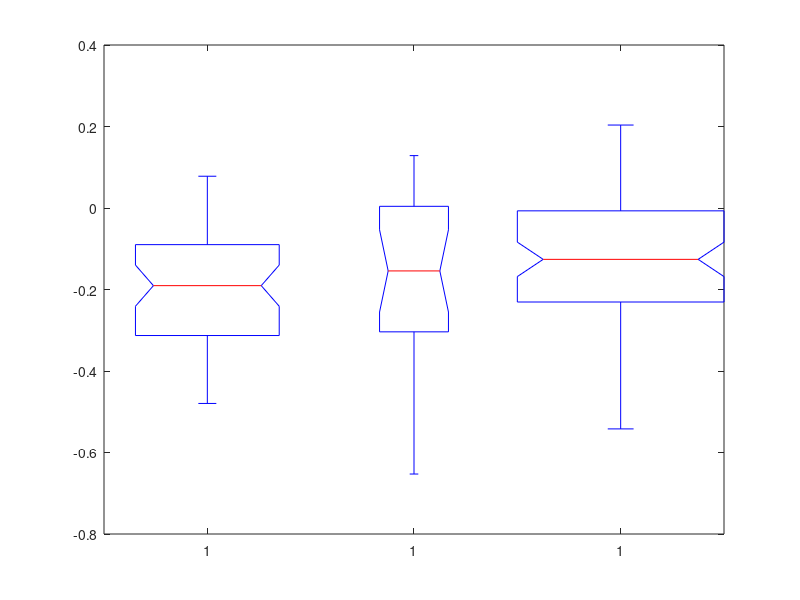

Source code (MATLAB): (Note: this script raises an error after producing the figure.)
clear
load('figs13_new_1.mat','cp_s*','csf_ptau_s*','csf_tau_s*','csf_abeta_s*','suvr_s*','id_test*','cp_208_regr','idx_s*')

cp_s1=cp_208_regr(idx_s1);
cp_s2=cp_208_regr(idx_s2);
cp_s3=cp_208_regr(idx_s3);


figure('color','w'),
 [~,p1,~,tstat1]=ttest2(cp_s2,cp_s1)
 [~,p2,~,tstat2]=ttest2(cp_s3,cp_s1)
 [~,p3,~,tstat3]=ttest2(cp_s3,cp_s2)


group=[ones(size(cp_s1));2*ones(size(cp_s2));3*ones(size(cp_s3))];
colors(3,:)=[0.6350 0.6350 0.6350];
colors(2,:)=[0.8500 0.3250 0.0980];
colors(1,:)=[0 0.4470 0.7410];

h=boxplot([cp_s1;cp_s2;cp_s3],group,'Notch','on','Widths',0.5);
set(h,'linewidth',2,'Color',[0.5 0.5 0.5])
set(gca,'XTickLabel',{'s1','s2','s3'});
h2=findobj(gca,'Tag','Box');
for j=1:3
    patch(get(h2(j),'Xdata'),get(h2(j),'YData'), colors(j,:),'FaceAlpha',0.8);
end
set(gca,'fontsize', 30),
set(gca,'linewidth',2);
yticks([-0.6 -0.3 0 0.3]);
ylim([-0.7 0.3]);
%%
dc=zeros(length(cp_208_regr),1);
dc(idx_s1)=1;
dc(idx_s2)=2;
dc(idx_s3)=3;

[B,dev,stats] = mnrfit(cp_208_regr,dc,'model','ordinal')
stats.p(end)


%%

figure('color','w','Position', [500 500 1800 2500]),
ax=subplot(251),
[r1,p1]=corr(cp_s1,suvr_s1,'rows','pairwise','type','spearman');
plot(cp_s1,suvr_s1,'.','MarkerSize',30,'MarkerEdgeColor',[0.6350 0.6350 0.6350]),
title(['r1=',num2str(r1),'  p1=',num2str(p1)]),
%xlim([-.8 .4]),xticks([-0.8 -0.4 0 0.4])
h2 = lsline(ax);
h2.LineWidth = 3;
h2.Color = 'k';
set(gca,'fontsize', 20),
set(gca,'linewidth',3),
box off,


ax=subplot(2,5,6),
[r3,p3]=corr(cp_s3,suvr_s3,'rows','pairwise','type','spearman');
plot(cp_s3,suvr_s3,'.','MarkerSize',30,'MarkerEdgeColor',[0 0.4470 0.7410]),
title(['r3=',num2str(r3),'  p3=',num2str(p3)]),
%xlim([-.8 .4]),xticks([-0.8 -0.4 0 0.4])
h2 = lsline(ax);
h2.LineWidth = 3;
h2.Color = 'k';
set(gca,'fontsize', 20),
set(gca,'linewidth',3),
box off,
%%


%figure('color','w','Position', [100 100 1800 550]),
ax=subplot(253),
[r1,p1]=corr(cp_s1,csf_abeta_s1,'rows','pairwise','type','spearman');
plot(cp_s1,csf_abeta_s1,'.','MarkerSize',30,'Color',[0.6350 0.6350 0.6350]),
title(['r1=',num2str(r1),'  p1=',num2str(p1)]),
%xlim([-.8 .4]),xticks([-0.8 -0.4 0 0.4])
h2 = lsline(ax);
h2.LineWidth = 3;
h2.Color = 'k';
set(gca,'fontsize', 20),
set(gca,'linewidth',3),
box off,

ax=subplot(2,5,8),
[r3,p3]=corr(cp_s3,csf_abeta_s3,'rows','pairwise','type','spearman');
plot(cp_s3,csf_abeta_s3,'.','MarkerSize',30,'Color',[0 0.4470 0.7410]),
title(['r3=',num2str(r3),'  p3=',num2str(p3)]),
%xlim([-.8 .4]),xticks([-0.8 -0.4 0 0.4]),ylim([4.4 5.3]),
h2 = lsline(ax);
h2.LineWidth = 3;
h2.Color = 'k';
set(gca,'fontsize', 20),
set(gca,'linewidth',3),
box off,


%%



%figure('color','w','Position', [500 500 1800 550]),
ax=subplot(2,5,4),
[r1,p1]=corr(cp_s1,csf_tau_s1,'rows','pairwise','type','spearman');
plot(cp_s1,csf_tau_s1,'.','MarkerSize',30,'MarkerEdgeColor',[0.6350 0.6350 0.6350]),
title(['r1=',num2str(r1),'  p1=',num2str(p1)]),
%xlim([-.8 .4]),xticks([-0.8 -0.4 0 0.4])
h2 = lsline(ax);
h2.LineWidth = 3;
h2.Color = 'k';
set(gca,'fontsize', 20),
set(gca,'linewidth',3),
box off,

ax=subplot(2,5,9),
[r3,p3]=corr(cp_s3,csf_tau_s3,'rows','pairwise','type','spearman');
plot(cp_s3,csf_tau_s3,'.','MarkerSize',30,'Color',[0 0.4470 0.7410]),
title(['r3=',num2str(r3),'  p3=',num2str(p3)]),
%xlim([-.8 .4]),xticks([-0.8 -0.4 0 0.4]),ylim([3.5 6.2]),
h2 = lsline(ax);
h2.LineWidth = 3;
h2.Color = 'k';
set(gca,'fontsize', 20),
set(gca,'linewidth',2.6),
box off,
%%



%figure('color','w','Position', [500 500 1800 550]),
ax=subplot(2,5,5),
[r1,p1]=corr(cp_s1,csf_ptau_s1,'rows','pairwise','type','spearman');
plot(cp_s1,csf_ptau_s1,'.','MarkerSize',30,'MarkerEdgeColor',[0.6350 0.6350 0.6350]),
title(['r1=',num2str(r1),'  p1=',num2str(p1)]),
%xlim([-.8 .4]),xticks([-0.8 -0.4 0 0.4])
h2 = lsline(ax);
h2.LineWidth = 3;
h2.Color = 'k';
set(gca,'fontsize', 20),
set(gca,'linewidth',3),
box off,


ax=subplot(2,5,10),
[r3,p3]=corr(cp_s3,csf_ptau_s3,'rows','pairwise','type','spearman');
plot(cp_s3,csf_ptau_s3,'.','MarkerSize',30,'Color',[0 0.4470 0.7410]),
title(['r3=',num2str(r3),'  p3=',num2str(p3)]),
%xlim([-.8 .4]),xticks([-0.8 -0.4 0 0.4]),ylim([2.5 5.2]),
h2 = lsline(ax);
h2.LineWidth = 3;
h2.Color = 'k';
set(gca,'fontsize', 20),
set(gca,'linewidth',3),

box off,

%%
longi=load('figs13_new_2.mat','cp_s*','suvr_longi_s*')

ax=subplot(252),
[r1,p1]=corr(longi.cp_s1,longi.suvr_longi_s1,'rows','pairwise','type','spearman')
plot(longi.cp_s1,longi.suvr_longi_s1,'.','MarkerSize',30,'Color',[0.6350 0.6350 0.6350]),
title(['r1=',num2str(r1),'  p1=',num2str(p1)]),
%xlim([-.8 .4]),xticks([-0.8 -0.4 0 0.4])
h2 = lsline(ax);
h2.LineWidth = 3;
h2.Color = 'k';
set(gca,'fontsize', 20),
set(gca,'linewidth',3),
box off,

ax=subplot(2,5,7),
[r3,p3]=corr(longi.cp_s3,longi.suvr_longi_s3,'rows','pairwise','type','spearman')%
plot(longi.cp_s3,longi.suvr_longi_s3,'.','MarkerSize',30,'Color',[0 0.4470 0.7410]),
title(['r3=',num2str(r3),'  p3=',num2str(p3)]),
%xlim([-.8 .4]),xticks([-0.8 -0.4 0 0.4]),%ylim([-0.02 0.08])
h2 = lsline(ax);
h2.LineWidth = 3;
h2.Color = 'k';
set(gca,'fontsize', 20),
set(gca,'linewidth',3),
box off,

